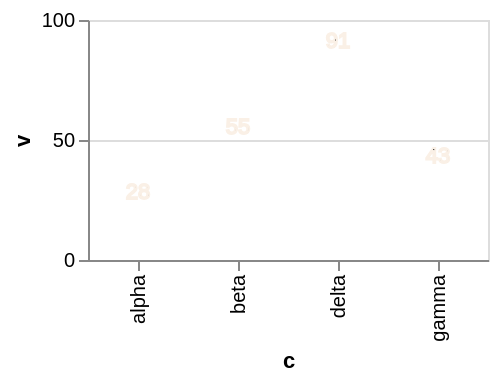

Specify this chart in Vega-Lite:
### Vega-Lite specification from a JSON file in a GitHub repository (floating-point values rounded to 4 significant figures)
{"$schema": "https://vega.github.io/schema/vega-lite/v6.json", "width": 200, "height": 120, "data": {"values": [{"c": "alpha", "v": 28, "w": 3, "t": "2024-01-07"}, {"c": "beta", "v": 55, "w": 7, "t": "2024-03-19"}, {"c": "gamma", "v": 43, "w": 5, "t": "2024-06-02"}, {"c": "delta", "v": 91, "w": 9, "t": "2024-09-11"}]}, "mark": {"type": "text", "stroke": "linen"}, "encoding": {"x": {"field": "c", "type": "nominal"}, "y": {"field": "v", "type": "quantitative"}, "text": {"field": "v", "type": "quantitative"}}}
